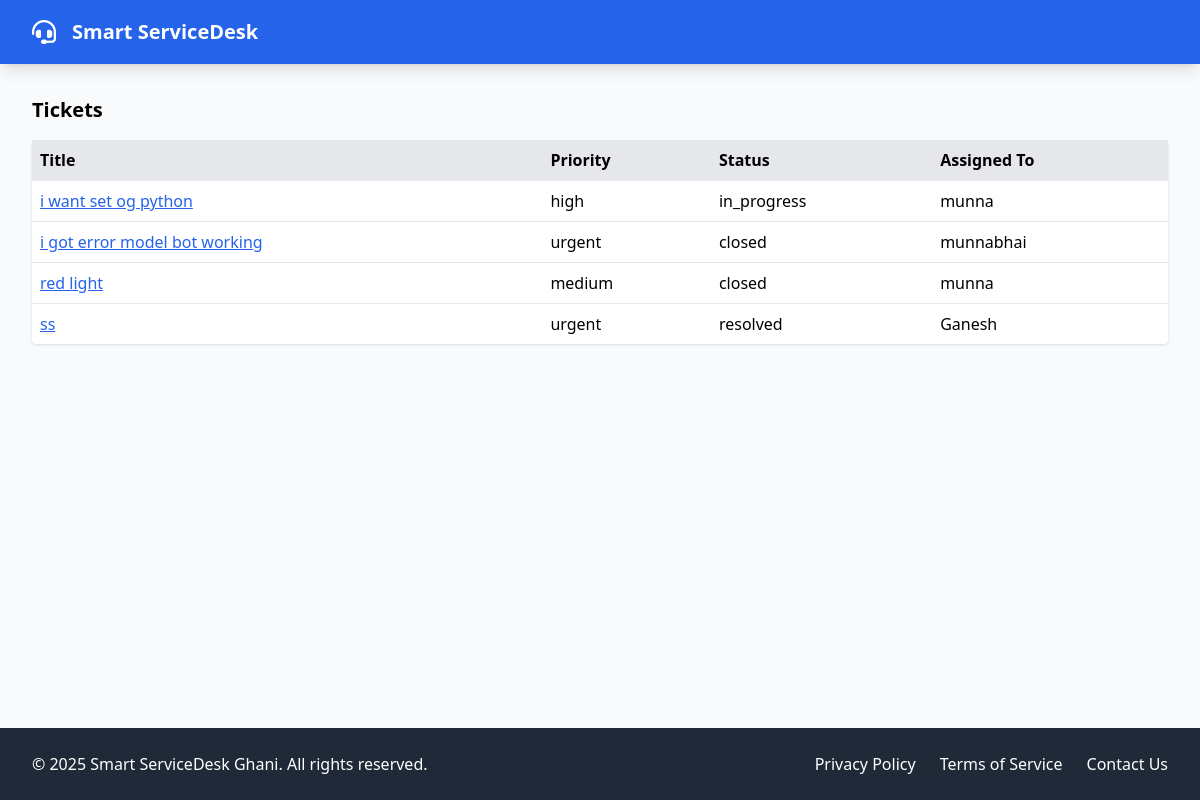
Page /tickets/list/ (signed in) on the earlier database version.
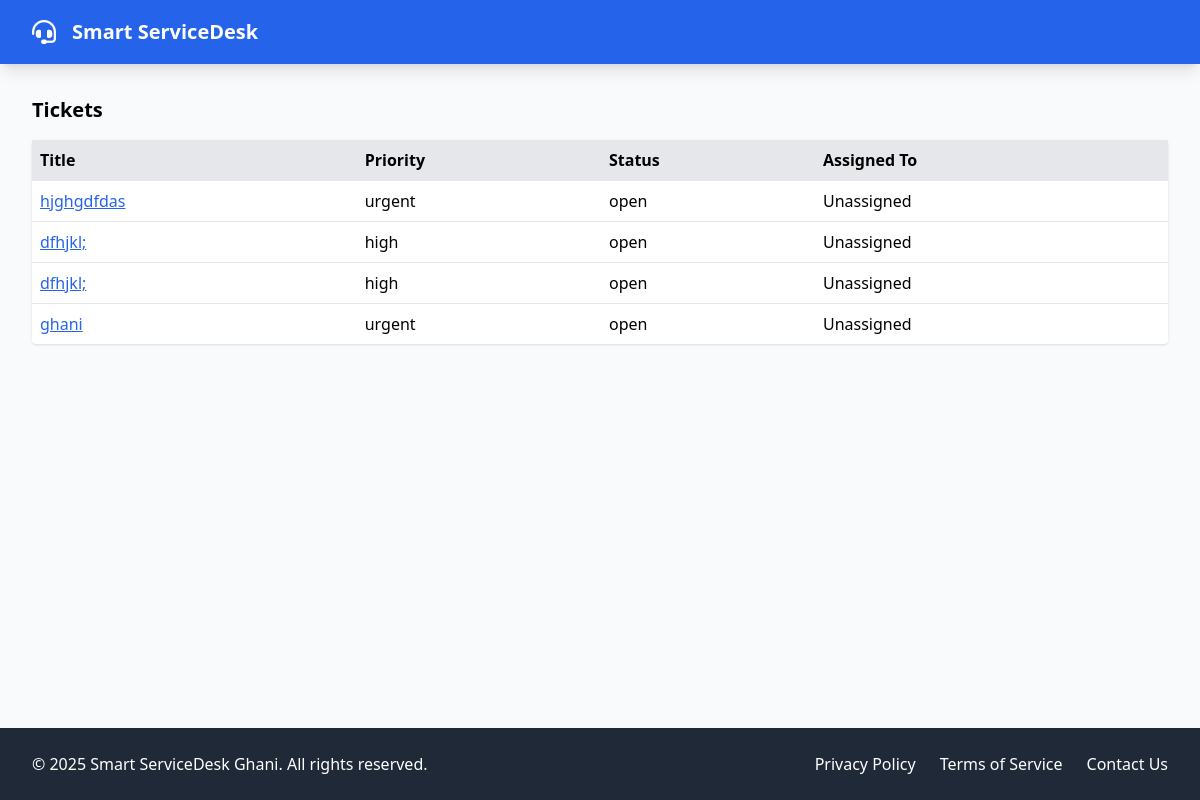
Same page on the later database version.
### tickets/models.py (models this page shows, shortened)
class Ticket(models.Model):
    STATUS_CHOICES = [
        ('open', 'Open'),
        ('in_progress', 'In Progress'),
        ('resolved', 'Resolved'),
        ('closed', 'Closed'),
    ]
    PRIORITY_CHOICES = [
        ('low', 'Low'),
        ('medium', 'Medium'),
        ('high', 'High'),
        ('urgent', 'Urgent'),
    ]
    title = models.CharField(max_length=255)
    description = models.TextField()
    status = models.CharField(max_length=20, choices=STATUS_CHOICES, default='open')
    priority = models.CharField(max_length=20, choices=PRIORITY_CHOICES, default='medium')
    created_by = models.ForeignKey(User, on_delete=models.CASCADE, related_name='created_tickets')
    assigned_to = models.ForeignKey(User, on_delete=models.SET_NULL, null=True, blank=True, related_name='assigned_tickets')
    created_at = models.DateTimeField(auto_now_add=True)
    updated_at = models.DateTimeField(auto_now=True)

### core/models.py (models this page shows, shortened)
class User(AbstractUser):
    ROLE_CHOICES = (
        ('admin', 'Admin'),
        ('agent', 'Agent'),
        ('customer', 'Customer'),
    )
    role = models.CharField(max_length=10, choices=ROLE_CHOICES, default='customer')
    email = models.EmailField(unique=True)

### tickets/views.py (the view)
# urls.py: path('list/', views.ticket_list, name='ticket_list'),
@login_required
def ticket_list(request):
    user = request.user
    if user.role == 'admin':
        tickets = Ticket.objects.all()
    elif user.role == 'agent':
        tickets = Ticket.objects.filter(assigned_to=user)
    else:
        tickets = Ticket.objects.filter(created_by=user)
    return render(request, 'tickets/ticket_list.html', {'tickets': tickets})

### tickets/templates/tickets/ticket_list.html (shortened to what this page needs)
{% extends 'core/base.html' %}
{% block content %}
<h2 class="text-xl font-bold mb-4">Tickets</h2>
<table class="min-w-full bg-white shadow rounded">
    <thead>
        <tr class="bg-gray-200 text-left">
            <th class="p-2">Title</th>
            <th class="p-2">Priority</th>
            <th class="p-2">Status</th>
            <th class="p-2">Assigned To</th>
        </tr>
    </thead>
    <tbody>
        {% for ticket in tickets %}
        <tr class="border-t">
            <td class="p-2"> <a href="{% url 'ticket_detail' ticket.id %}" class="text-blue-600 underline">{{ ticket.title }}</a></td>
            <td class="p-2">{{ ticket.priority }}</td>
            <td class="p-2">{{ ticket.status }}</td>
            <td class="p-2">
                {% if ticket.assigned_to %}
                {{ ticket.assigned_to.username }}
                {% else %}
                Unassigned
                {% endif %}
            </td>
        </tr>
        {% empty %}
        <tr><td class="p-2" colspan="4">No tickets found.</td></tr>
        {% endfor %}
    </tbody>
</table>
{% endblock %}

### core/templates/core/base.html (shortened to what this page needs)
<!DOCTYPE html>
<html lang="en">
<head>
    <script src="https://cdn.tailwindcss.com"></script>
    <link rel="stylesheet" href="https://cdnjs.cloudflare.com/ajax/libs/font-awesome/6.4.0/css/all.min.css">
</head>
<body class="bg-gray-50 min-h-screen flex flex-col">
    <header class="bg-blue-600 text-white shadow-lg">
        <div class="max-w-7xl mx-auto px-4 sm:px-6 lg:px-8">
            <div class="flex justify-between items-center py-4">
                <div class="flex items-center space-x-4">
                    <i class="fas fa-headset text-2xl"></i>
                    <h1 class="text-xl font-bold">Smart ServiceDesk</h1>
                </div>
            </div>
        </div>
    </header>
    <main class="flex-grow">
        <div class="max-w-7xl mx-auto px-4 sm:px-6 lg:px-8 py-8">
            {% block content %}{% endblock %}
        </div>
    </main>
    <footer class="bg-gray-800 text-white py-6">
        <div class="max-w-7xl mx-auto px-4 sm:px-6 lg:px-8">
            <div class="flex flex-col md:flex-row justify-between items-center">
                <div class="mb-4 md:mb-0">
                    <p>&copy; 2025 Smart ServiceDesk Ghani. All rights reserved.</p>
                </div>
                <div class="flex space-x-6">
                    <a href="{% url 'privacy_policy' %}" class="hover:text-blue-300">Privacy Policy</a>
                    <a href="{% url 'terms_of_service' %}" class="hover:text-blue-300">Terms of Service</a>
                    <a href="{% url 'contact' %}" class="hover:text-blue-300">Contact Us</a>
                </div>
            </div>
        </div>
    </footer>
</body>
</html>

Differences in the rows shown:
removed Ticket: title "i want set og python", priority "high", status "in_progress", assigned_to.username "munna"
removed Ticket: title "i got error model bot working", priority "urgent", status "closed", assigned_to.username "munnabhai"
removed Ticket: title "red light", priority "medium", status "closed", assigned_to.username "munna"
removed Ticket: title "ss", priority "urgent", status "resolved", assigned_to.username "Ganesh"
added Ticket: title "hjghgdfdas", priority "urgent", status "open", shows "Unassigned"
added Ticket: title "dfhjkl;", priority "high", status "open", shows "Unassigned"
added Ticket: title "dfhjkl;", priority "high", status "open", shows "Unassigned"
added Ticket: title "ghani", priority "urgent", status "open", shows "Unassigned"
